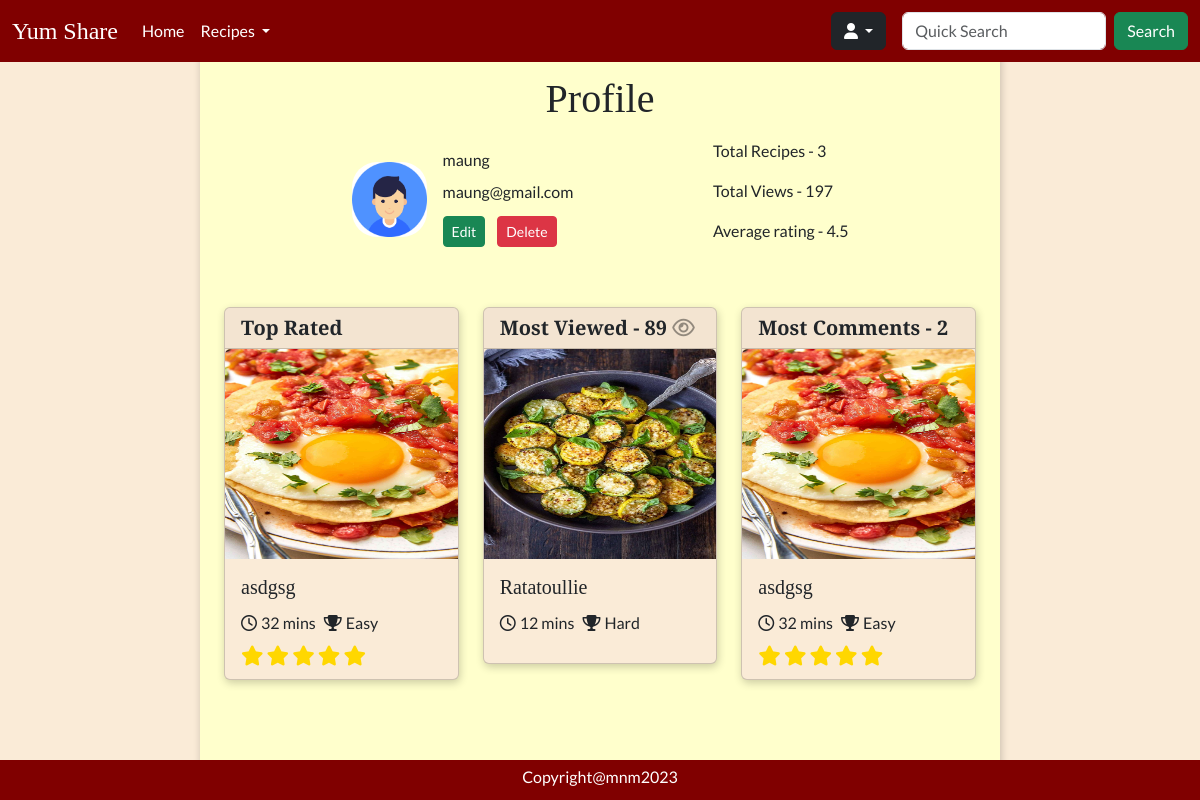
/profile?id=23 (signed in), run on the app's committed database.
### tables this page shows
CREATE TABLE `users` (
  `id` int NOT NULL AUTO_INCREMENT,
  `name` varchar(255) NOT NULL,
  `email` varchar(255) NOT NULL,
  `password` varchar(255) NOT NULL,
  `is_admin` int DEFAULT '0',
  `created` datetime NOT NULL,
  `updated` datetime DEFAULT NULL,
  PRIMARY KEY (`id`)
);

CREATE TABLE `recipes` (
  `id` int NOT NULL AUTO_INCREMENT,
  `name` varchar(255) NOT NULL,
  `time` int NOT NULL,
  `difficulty` int DEFAULT NULL,
  `description` varchar(255) DEFAULT NULL,
  `instructions` text NOT NULL,
  `servings` int DEFAULT NULL,
  `image` varchar(255) DEFAULT NULL,
  `views` int DEFAULT '0',
  `user_id` int NOT NULL,
  `created` datetime NOT NULL,
  `ingredients` text NOT NULL,
  `updated` datetime DEFAULT NULL,
  `rating` int DEFAULT '0',
  PRIMARY KEY (`id`),
  KEY `user_id` (`user_id`),
  CONSTRAINT `recipes_ibfk_1` FOREIGN KEY (`user_id`) REFERENCES `users` (`id`) ON DELETE CASCADE
);

### Core/functions.php (called while the page is built, shortened)
<?php
function base_path($path)
{
    return BASE_PATH . $path;
}
function view($path, $attributes = [])
{
    extract($attributes);
    require base_path('views/' . $path);
}
function intToDifficulty($value) {
    switch($value) {
        case 1:
            return 'Easy';
            break;
        case 3:
            return 'Hard';
            break;
    }
}

### Http/controllers/profile/index.php (called while the page is built, shortened)
<?php
$profileService = new ProfileService();
$profileService->processProfile($_GET['id']);
view('/profile/index.view.php', [
    'user' => $profileService->getUser(),
    'info' => $profileService->getProfileInfo(),
    'topRated' => $profileService->getTopRated(),
    'mostViewed' => $profileService->getMostViewed(),
    'mostComments' => $profileService->getMostComments(),
    'commentsCount' => $profileService->getCommentsCount()
]);

### public/index.php (called while the page is built, shortened)
<?php
require BASE_PATH . 'Core/functions.php';
require BASE_PATH . 'bootstrap.php';
$router = new Core\Router();
$url = parse_url($_SERVER['REQUEST_URI'])['path'];
$method = $_POST['_method'] ?? $_SERVER['REQUEST_METHOD'];
$router->route($url, $method);

### repositories/UserRepository.php (called while the page is built, shortened)
<?php
class UserRepository
{
    protected $db;
    public function __construct()
    {
        $this->db = App::getContainer()->resolve('Core\Database');
    }
    public function findById($id) {
        $query = "SELECT * FROM users WHERE id = :id";
        $user = $this->db->query($query, [
            'id' => $id
        ])->fetch();
        return $user;
    }
}

### Core/App.php (called while the page is built, shortened)
<?php
class App
{
    protected static Container $container;
    public static function setContainer($container) {
        static::$container = $container;
    }
    public static function getContainer() {
        return static::$container;
    }
}

### config.php (called while the page is built)
<?php
return [
  'database' => [
      'host' => 'localhost',
      'port' => 3306,
      'dbname' => 'recipeapp'
  ]
];

### bootstrap.php (called while the page is built, shortened)
<?php
$container = new Container();
$container->bind('Core\Database', function () {
    $config = require base_path('config.php');
    return new Database($config['database']);
});

### Core/Database.php (called while the page is built, shortened)
<?php
class Database
{
    protected $connection;
    public function __construct($config, $username = 'root', $password = 'root')
    {
        $dsn = 'mysql:' . http_build_query($config, '', ';');
        $this->connection = new PDO($dsn, $username, $password, [
            PDO::ATTR_DEFAULT_FETCH_MODE => PDO::FETCH_ASSOC
        ]);
    }
    public function query($query, $params = []) {
        $this->statement = $this->connection->prepare($query);
        $this->statement->execute($params);
        return $this->statement;
    }
}

### Core/Container.php (called while the page is built, shortened)
<?php
class Container
{
    protected $bindings = [];
    public function bind($key, $value) {
        $this->bindings[$key] = $value;
    }
    public function resolve($key) {
        return call_user_func($this->bindings[$key]);
    }
}

### Http/services/ProfileService.php (called while the page is built, shortened)
<?php
class ProfileService
{
    protected RecipeRepository $recipeRepo;
    protected CommentRepository $commentRepo;
    protected UserRepository $userRepo;
    public function __construct()
    {
        $this->recipeRepo = new RecipeRepository();
        $this->commentRepo = new CommentRepository();
        $this->userRepo = new UserRepository();
    }
    public function processProfile($userId) {
        $this->user = $this->userRepo->findById($userId);
        $recipes = $this->recipeRepo->findByUserId($userId);
        $topRated = $recipes[0];
        $mostViewed = $recipes[0];
        $comments = [];
        foreach ($recipes as $recipe) {
            if ($recipe['views'] > $mostViewed['views']) {
                $mostViewed = $recipe;
            } elseif ($recipe['views'] === $mostViewed['views'] && $recipe['rating'] > $mostViewed['rating']) {
                $mostViewed = $recipe;
            }
            $commentsCount = count($this->commentRepo->findByRecipeId($recipe['id']));
            $comments[$recipe['id']] = $commentsCount;
        }
        $mostComments = null;
        $commentsCount = null;
        foreach ($comments as $key => $value) {
            if ($commentsCount === null || $value > $commentsCount) {
                $commentsCount = $value;
                $mostComments = $key;
            }
        }
        $mostComments = $this->recipeRepo->findById($mostComments);
    }
}

### repositories/RecipeRepository.php (called while the page is built, shortened)
<?php
class RecipeRepository
{
    protected $db;
    public function __construct()
    {
        $this->db = App::getContainer()->resolve('Core\Database');
    }
    public function findByUserId($userId) {
        $statement = "SELECT * FROM recipes WHERE user_id = :userId";
        return $this->db->query($statement, [
            'userId' => $userId
        ])->fetchAll();
    }
    public function findById($recipeId) {
        $statement = "SELECT * FROM recipes WHERE id = :id";
        return $this->db->query($statement, [
           'id' => $recipeId
        ])->fetch();
    }
}

### repositories/CommentRepository.php (called while the page is built, shortened)
<?php
class CommentRepository
{
    protected $db;
    public function __construct()
    {
        $this->db = App::getContainer()->resolve('Core\Database');
    }
    public function findByRecipeId($recipeId) {
        $statement = "SELECT * FROM comments WHERE recipe_id = :recipeId";
        return $this->db->query($statement, [
           'recipeId' => $recipeId
        ])->fetchAll();
    }
}

### views/profile/index.view.php (the view, shortened to what this page needs)
<!doctype html>
<html lang="en">
<head>
    <?php require BASE_PATH . 'public/resources/links/links.php' ?>
</head>
<body>
    <header>
        <?php require base_path('views/partials/nav.view.php') ?>
    </header>
    <main class="d-flex justify-content-center align-items-center" style="height: 100vh; width: auto; ">
        <div class="content container-fluid" style="max-width: 800px; background-color: #ffffcc ; box-shadow: 1px 3px 8px rgba(0,0,0,0.2);">
            <h1 class="heading text-center mb-3">Profile</h1>
            <div class="d-flex flex-row justify-content-evenly align-items-center" style="width: 100%;">
                <div class="d-flex flex-row justify-content-evenly align-items-center gap-3">
                    <div class="" style="width: 75px; height: 75px; border-radius: 25px; background-image: url(/resources/images/user-avatar.png); background-position: center; background-size: cover;"></div>
                    <div class="d-flex flex-column lh-1">
                        <p><?= $user['name'] ?></p>
                        <p><?= $user['email'] ?></p>
                        <div class="d-flex flex-row justify-content-start gap-2">
                            <a class="btn btn-sm btn-success me-1" href="/profile/edit?id=<?= $_SESSION['user']['id'] ?>">Edit</a>
                            <button class="btn btn-sm btn-danger" onclick="confirmDeleteProfile(<?= $_SESSION['user']['id'] ?>)">Delete</button>
                        </div>
                    </div>
                </div>
                <div class="">
                    <p>Total Recipes - <?= isset($info['recipesCount']) ? $info['recipesCount'] : 0 ?></p>
                    <p>Total Views - <?= isset($info['totalViews']) ? $info['totalViews'] : 0 ?></p>
                    <p>Average rating - <?= isset($info['avgRating']) ? $info['avgRating'] : 0 ?></p>
                </div>
            </div>
            <?php if (empty($info)) : ?>
                <p class="text-center mt-3">You don't have any recipe. <a href="/recipes/create">Create</a> a recipe now</p>
            <?php else : ?>
                <div class="container mt-5">
                    <div class="row">
                        <div class="col-12 col-md-4">
                            <a class="no-underline" href="/recipe?id=<?= $topRated['id'] ?>">
                                <div class="recipe-card card mb-3" style="background-color: #FAEBD7;">
                                    <h5 class="card-header heading fw-semibold">Top Rated</h5>
                                    <img src=<?= $topRated['image'] ?> class="card-img-top bg-white" alt="recipe" style="height: 210px ;">
                                    <div class="card-body lh-1">
                                        <h5 class="heading card-title fs-5"><?= htmlspecialchars($topRated['name']) ?></h5>
                                        <div class="d-flex flex-column justify-content-between mt-3">
                                            <div class="d-flex flex-row gap-2">
                                                <p><i class="fa-regular fa-clock me-1"></i><?= htmlspecialchars($topRated['time']) ?> mins</p>
                                                <p><i class="fa-solid fa-trophy me-1"></i><?= htmlspecialchars(intToDifficulty($topRated['difficulty'])) ?></p>
                                            </div>
                                            <div>
                                                <?php for ($i = 1; $i <= $topRated['rating']; $i++) : ?>
                                                    <i class="star fa-solid fa-star fa-lg"></i>
                                                <?php endfor; ?>
                                            </div>
                                        </div>
                                    </div>
                                </div>
                            </a>
                        </div>
                        <div class="col-12 col-md-4">
                            <a class="no-underline" href="/recipe?id=<?= $mostViewed['id'] ?>">
                                <div class="recipe-card card mb-3" style="background-color: #FAEBD7;">
                                    <h5 class="card-header heading fw-semibold">Most Viewed - <?= $mostViewed['views'] ?> <i class="fa-regular fa-eye text-" style="color: rgba(0,0,0,0.4);"></i></h5>
                                    <img src=<?= $mostViewed['image'] ?> class="card-img-top bg-white" alt="recipe" style="height: 210px ;">
                                    <div class="card-body lh-1">
                                        <h5 class="heading card-title fs-5"><?= htmlspecialchars($mostViewed['name']) ?></h5>
                                        <div class="d-flex flex-column justify-content-between mt-3">
                                            <div class="d-flex flex-row gap-2">
                                                <p><i class="fa-regular fa-clock me-1"></i><?= htmlspecialchars($mostViewed['time']) ?> mins</p>
                                                <p><i class="fa-solid fa-trophy me-1"></i><?= htmlspecialchars(intToDifficulty($mostViewed['difficulty'])) ?></p>
                                            </div>
                                        </div>
                                    </div>
                                </div>
                            </a>
                        </div>
                        <div class="col-12 col-md-4">
                            <a class="no-underline" href="/recipe?id=<?= $mostComments['id'] ?>">
                                <div class="recipe-card card mb-3" style="background-color: #FAEBD7;">
                                    <h5 class="card-header heading fw-semibold">Most Comments - <?= $commentsCount ?></h5>
                                    <img src=<?= $mostComments['image'] ?> class="card-img-top bg-white" alt="recipe" style="height: 210px ;">
                                    <div class="card-body lh-1">
                                        <h5 class="heading card-title fs-5"><?= htmlspecialchars($mostComments['name']) ?></h5>
                                        <div class="d-flex flex-column justify-content-between mt-3">
                                            <div class="d-flex flex-row gap-2">
                                                <p><i class="fa-regular fa-clock me-1"></i><?= htmlspecialchars($mostComments['time']) ?> mins</p>
                                                <p><i class="fa-solid fa-trophy me-1"></i><?= htmlspecialchars(intToDifficulty($mostComments['difficulty'])) ?></p>
                                            </div>
                                            <div>
                                                <?php for ($i = 1; $i <= $mostComments['rating']; $i++) : ?>
                                                    <i class="star fa-solid fa-star fa-lg"></i>
                                                <?php endfor; ?>
                                            </div>
                                        </div>
                                    </div>
                                </div>
                            </a>
                        </div>
                    </div>
                </div>
            <?php endif; ?>
        </div>
    </main>
    <footer>
        <?php require base_path("views/partials/footer.view.php") ?>
    </footer>
</body>

### Core/Router.php (shortened to what this page needs)
<?php
class Router
{
    protected $routes = [];
    public function add($url, $controller, $method) {
        $this->routes[] = [
            'url' => $url,
            'controller' => $controller,
            'method' => $method,
            'middleware' => null
        ];
        return $this;
    }
    public function only($key) {
        $this->routes[array_key_last($this->routes)]['middleware'] = $key;
        return $this;
    }
    public function route($url, $method) {
        foreach ($this->routes as $route) {
            if ($route['url'] === $url && $route['method'] === strtoupper($method)) {
                return require base_path('Http/controllers/' . $route['controller']);
            }
        }
    }
}

### public/resources/css/nav.css (style rules this page uses)
.no-underline { text-decoration: none; }
nav, footer { background-color: #800000; }

### public/resources/css/general.css (style rules this page uses)
body { background-color: #FAEBD7; font-family: 'Lato', sans-serif; position: relative; }
.content { padding-top: 75px; padding-bottom: 75px; min-height: 100vh; }
.heading { font-family: 'Playfair Display', serif; }
.recipe-card { box-shadow: 1px 3px 8px rgba(0,0,0,0.2); transition: transform 0.5s; }
.star { color: #FFD700; }
footer { position: fixed; bottom: 0; left: 0; width: 100%; text-align: center; padding-top: 10px; }

### data on the page
users: name "maung", email "maung@gmail.com"
recipes: image (picture), name "asdgsg", time "32", difficulty "Easy"
recipes: views "89", image (picture), name "Ratatoullie", time "12", difficulty "Hard"

### other printed values
$info['totalViews'] "197"
$commentsCount "2"
